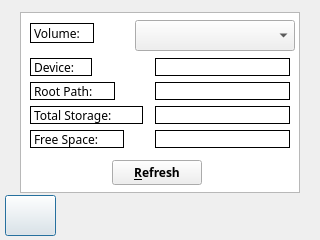
<?xml version="1.0" encoding="UTF-8"?>
<ui version="4.0">
 <class>Memory</class>
 <widget class="QDialog" name="Memory">
  <property name="geometry">
   <rect>
    <x>0</x>
    <y>0</y>
    <width>320</width>
    <height>240</height>
   </rect>
  </property>
  <property name="font">
   <font>
    <family>Purisa</family>
   </font>
  </property>
  <property name="windowTitle">
   <string>Dialog</string>
  </property>
  <property name="styleSheet">
   <string notr="true">background-image: url(:/Images/BuffLogo3.png);</string>
  </property>
  <widget class="QPushButton" name="BackMem">
   <property name="geometry">
    <rect>
     <x>5</x>
     <y>195</y>
     <width>51</width>
     <height>41</height>
    </rect>
   </property>
   <property name="text">
    <string/>
   </property>
   <property name="icon">
    <iconset resource="images.qrc">
     <normaloff>:/Images/back.png</normaloff>:/Images/back.png</iconset>
   </property>
   <property name="iconSize">
    <size>
     <width>40</width>
     <height>40</height>
    </size>
   </property>
  </widget>
  <widget class="QTextBrowser" name="textBrowser">
   <property name="geometry">
    <rect>
     <x>20</x>
     <y>12</y>
     <width>280</width>
     <height>181</height>
    </rect>
   </property>
   <property name="styleSheet">
    <string notr="true">border-image: url(:/Images/BuffLogo.png);</string>
   </property>
  </widget>
  <widget class="QLabel" name="deviceLabel">
   <property name="geometry">
    <rect>
     <x>155</x>
     <y>58</y>
     <width>135</width>
     <height>18</height>
    </rect>
   </property>
   <property name="font">
    <font>
     <family>Purisa</family>
     <pointsize>8</pointsize>
     <weight>50</weight>
     <bold>false</bold>
    </font>
   </property>
   <property name="frameShape">
    <enum>QFrame::Panel</enum>
   </property>
   <property name="text">
    <string/>
   </property>
  </widget>
  <widget class="QLabel" name="totalStorageLabel">
   <property name="geometry">
    <rect>
     <x>155</x>
     <y>106</y>
     <width>135</width>
     <height>18</height>
    </rect>
   </property>
   <property name="font">
    <font>
     <family>Purisa</family>
     <pointsize>8</pointsize>
     <weight>50</weight>
     <bold>false</bold>
    </font>
   </property>
   <property name="frameShape">
    <enum>QFrame::Box</enum>
   </property>
   <property name="text">
    <string/>
   </property>
  </widget>
  <widget class="QLabel" name="bytesAvailableLabel">
   <property name="geometry">
    <rect>
     <x>155</x>
     <y>130</y>
     <width>135</width>
     <height>18</height>
    </rect>
   </property>
   <property name="font">
    <font>
     <family>Purisa</family>
     <weight>50</weight>
     <bold>false</bold>
    </font>
   </property>
   <property name="frameShape">
    <enum>QFrame::Panel</enum>
   </property>
   <property name="text">
    <string/>
   </property>
  </widget>
  <widget class="QLabel" name="label_5">
   <property name="geometry">
    <rect>
     <x>30</x>
     <y>130</y>
     <width>94</width>
     <height>18</height>
    </rect>
   </property>
   <property name="font">
    <font>
     <family>Purisa</family>
     <weight>50</weight>
     <bold>false</bold>
    </font>
   </property>
   <property name="frameShape">
    <enum>QFrame::Panel</enum>
   </property>
   <property name="text">
    <string>Free Space:</string>
   </property>
  </widget>
  <widget class="QPushButton" name="refreshButton">
   <property name="enabled">
    <bool>true</bool>
   </property>
   <property name="geometry">
    <rect>
     <x>112</x>
     <y>160</y>
     <width>90</width>
     <height>25</height>
    </rect>
   </property>
   <property name="font">
    <font>
     <family>Purisa</family>
     <weight>75</weight>
     <bold>true</bold>
    </font>
   </property>
   <property name="accessibleDescription">
    <string/>
   </property>
   <property name="text">
    <string>&amp;Refresh</string>
   </property>
  </widget>
  <widget class="QLabel" name="volumeLabel">
   <property name="geometry">
    <rect>
     <x>30</x>
     <y>23</y>
     <width>64</width>
     <height>20</height>
    </rect>
   </property>
   <property name="font">
    <font>
     <family>Purisa</family>
    </font>
   </property>
   <property name="autoFillBackground">
    <bool>false</bool>
   </property>
   <property name="styleSheet">
    <string notr="true">background-color: rgb(255, 255, 255);</string>
   </property>
   <property name="frameShape">
    <enum>QFrame::Panel</enum>
   </property>
   <property name="text">
    <string>Volume:</string>
   </property>
  </widget>
  <widget class="QComboBox" name="volumeComboBox">
   <property name="geometry">
    <rect>
     <x>135</x>
     <y>20</y>
     <width>160</width>
     <height>31</height>
    </rect>
   </property>
   <property name="font">
    <font>
     <family>Purisa</family>
     <pointsize>10</pointsize>
     <weight>50</weight>
     <bold>false</bold>
    </font>
   </property>
  </widget>
  <widget class="QLabel" name="rootPathLabel">
   <property name="geometry">
    <rect>
     <x>155</x>
     <y>82</y>
     <width>135</width>
     <height>18</height>
    </rect>
   </property>
   <property name="font">
    <font>
     <family>Purisa</family>
     <pointsize>8</pointsize>
     <weight>50</weight>
     <italic>false</italic>
     <bold>false</bold>
    </font>
   </property>
   <property name="frameShape">
    <enum>QFrame::Box</enum>
   </property>
   <property name="text">
    <string/>
   </property>
  </widget>
  <widget class="QLabel" name="label_4">
   <property name="geometry">
    <rect>
     <x>30</x>
     <y>106</y>
     <width>113</width>
     <height>18</height>
    </rect>
   </property>
   <property name="font">
    <font>
     <family>Purisa</family>
     <weight>50</weight>
     <bold>false</bold>
    </font>
   </property>
   <property name="frameShape">
    <enum>QFrame::Panel</enum>
   </property>
   <property name="text">
    <string>Total Storage:</string>
   </property>
  </widget>
  <widget class="QLabel" name="label_3">
   <property name="geometry">
    <rect>
     <x>30</x>
     <y>82</y>
     <width>85</width>
     <height>18</height>
    </rect>
   </property>
   <property name="font">
    <font>
     <family>Purisa</family>
    </font>
   </property>
   <property name="frameShape">
    <enum>QFrame::Panel</enum>
   </property>
   <property name="text">
    <string>Root Path:</string>
   </property>
   <property name="textFormat">
    <enum>Qt::PlainText</enum>
   </property>
  </widget>
  <widget class="QLabel" name="label_2">
   <property name="geometry">
    <rect>
     <x>30</x>
     <y>58</y>
     <width>62</width>
     <height>18</height>
    </rect>
   </property>
   <property name="font">
    <font>
     <family>Purisa</family>
    </font>
   </property>
   <property name="focusPolicy">
    <enum>Qt::NoFocus</enum>
   </property>
   <property name="frameShape">
    <enum>QFrame::Panel</enum>
   </property>
   <property name="text">
    <string>Device:</string>
   </property>
  </widget>
 </widget>
 <resources>
  <include location="images.qrc"/>
 </resources>
 <connections/>
</ui>
